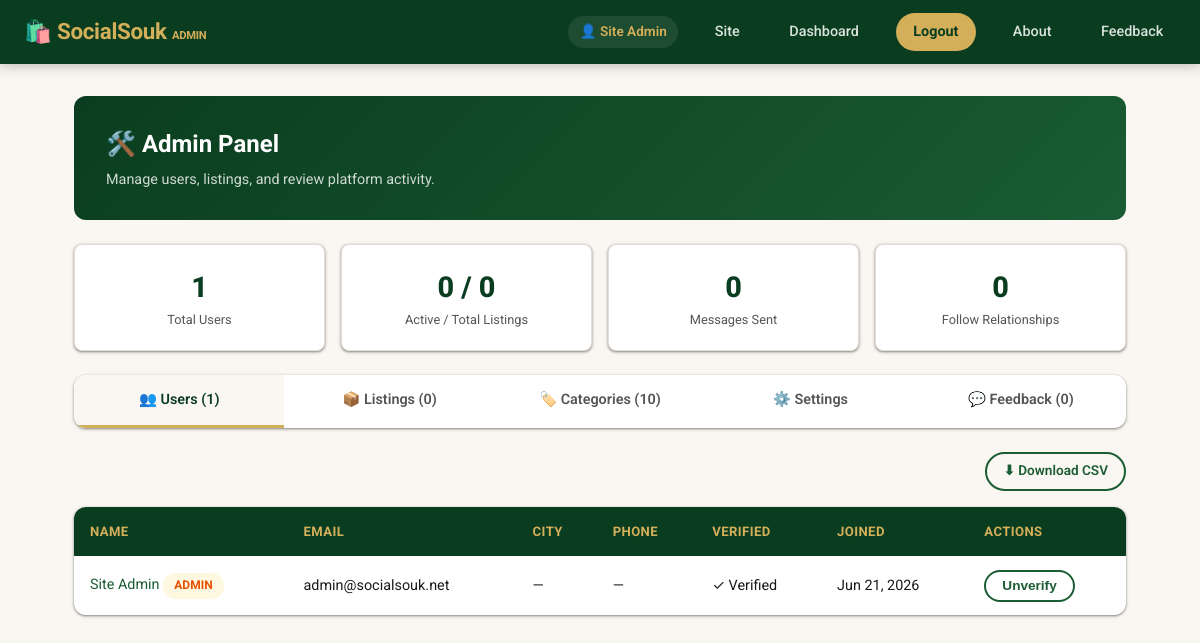
/admin.php (signed in), run on the app's committed database.
### tables this page shows
CREATE TABLE IF NOT EXISTS users (
    id          INT UNSIGNED AUTO_INCREMENT PRIMARY KEY,
    name        VARCHAR(100) NOT NULL,
    email       VARCHAR(150) NOT NULL UNIQUE,
    password    VARCHAR(255) NOT NULL,
    phone       VARCHAR(30),
    city        VARCHAR(100),
    country     VARCHAR(100) DEFAULT 'Pakistan',
    bio         TEXT,
    avatar      VARCHAR(300),
    is_verified TINYINT(1) DEFAULT 0,
    verification_token   VARCHAR(64) NULL,
    verification_expires  DATETIME NULL,
    is_admin    TINYINT(1) DEFAULT 0,
    created_at  TIMESTAMP DEFAULT CURRENT_TIMESTAMP,
    INDEX idx_email (email)
);

### db.php (called while the page is built, shortened)
<?php
function e(string $s): string {
    return htmlspecialchars($s, ENT_QUOTES, 'UTF-8');
}
function auth(): ?array {
    $lastActivity = $_SESSION['last_activity'] ?? time();
    return $_SESSION['user'];
}

### admin.php (the view, shortened to what this page needs)
<?php
require_once __DIR__ . '/db.php';
$user = auth();
$tab = $_GET['tab'] ?? 'users';
$stats = $pdo->query(
    "SELECT (SELECT COUNT(*) FROM users) AS total_users,
            (SELECT COUNT(*) FROM listings) AS total_listings,
            (SELECT COUNT(*) FROM listings WHERE is_active = 1) AS active_listings,
            (SELECT COUNT(*) FROM messages) AS total_messages,
            (SELECT COUNT(*) FROM follows) AS total_follows"
)->fetch();
$users = $pdo->query('SELECT * FROM users ORDER BY created_at DESC')->fetchAll();
$listings = $pdo->query(
    'SELECT l.*, u.name AS seller_name FROM listings l JOIN users u ON u.id = l.user_id ORDER BY l.created_at DESC'
)->fetchAll();
$categories = $pdo->query('SELECT * FROM categories ORDER BY name')->fetchAll();
$feedback = $pdo->query('SELECT * FROM feedback ORDER BY created_at DESC')->fetchAll();
?>
<!DOCTYPE html>
<html lang="en">
<head>
<link rel="stylesheet" href="style.css">
</head>
<body>
<nav class="navbar">
    <a class="nav-brand" href="index.php">🛍️ <?= e(SITE_NAME) ?> <small style="color:var(--gold);font-size:.7rem">ADMIN</small></a>
    <div class="nav-links">
        <span class="nav-user">👤 <?= e($user['name']) ?></span>
        <a href="index.php">Site</a>
        <a href="dashboard.php">Dashboard</a>
        <a href="logout.php" class="nav-btn">Logout</a>
        <a href="about.php">About</a>
        <a href="feedback.php">Feedback</a>
    </div>
</nav>
<div class="dashboard-wrap" style="max-width:1100px">
    <div class="dashboard-header">
        <h2>🛠️ Admin Panel</h2>
        <p>Manage users, listings, and review platform activity.</p>
    </div>
    <div class="stat-cards" style="display:grid;grid-template-columns:repeat(auto-fit,minmax(150px,1fr));gap:1rem;margin-bottom:1.5rem">
        <div class="stat-card" style="background:var(--white);border-radius:var(--radius-sm);padding:1.2rem;box-shadow:var(--shadow);border:1.5px solid var(--border);text-align:center">
            <div style="font-size:1.8rem;font-weight:800;color:var(--green-deep)"><?= (int) $stats['total_users'] ?></div>
            <div style="font-size:.8rem;color:var(--text-mid)">Total Users</div>
        </div>
        <div class="stat-card" style="background:var(--white);border-radius:var(--radius-sm);padding:1.2rem;box-shadow:var(--shadow);border:1.5px solid var(--border);text-align:center">
            <div style="font-size:1.8rem;font-weight:800;color:var(--green-deep)"><?= (int) $stats['active_listings'] ?> / <?= (int) $stats['total_listings'] ?></div>
            <div style="font-size:.8rem;color:var(--text-mid)">Active / Total Listings</div>
        </div>
        <div class="stat-card" style="background:var(--white);border-radius:var(--radius-sm);padding:1.2rem;box-shadow:var(--shadow);border:1.5px solid var(--border);text-align:center">
            <div style="font-size:1.8rem;font-weight:800;color:var(--green-deep)"><?= (int) $stats['total_messages'] ?></div>
            <div style="font-size:.8rem;color:var(--text-mid)">Messages Sent</div>
        </div>
        <div class="stat-card" style="background:var(--white);border-radius:var(--radius-sm);padding:1.2rem;box-shadow:var(--shadow);border:1.5px solid var(--border);text-align:center">
            <div style="font-size:1.8rem;font-weight:800;color:var(--green-deep)"><?= (int) $stats['total_follows'] ?></div>
            <div style="font-size:.8rem;color:var(--text-mid)">Follow Relationships</div>
        </div>
    </div>
    <div class="tabs">
        <a href="?tab=users" class="tab-btn <?= $tab === 'users' ? 'active' : '' ?>" style="text-decoration:none;display:block;text-align:center">👥 Users (<?= count($users) ?>)</a>
        <a href="?tab=listings" class="tab-btn <?= $tab === 'listings' ? 'active' : '' ?>" style="text-decoration:none;display:block;text-align:center">📦 Listings (<?= count($listings) ?>)</a>
        <a href="?tab=categories" class="tab-btn <?= $tab === 'categories' ? 'active' : '' ?>" style="text-decoration:none;display:block;text-align:center">🏷️ Categories (<?= count($categories) ?>)</a>
        <a href="?tab=settings" class="tab-btn <?= $tab === 'settings' ? 'active' : '' ?>" style="text-decoration:none;display:block;text-align:center">⚙️ Settings</a>
        <a href="?tab=feedback" class="tab-btn <?= $tab === 'feedback' ? 'active' : '' ?>" style="text-decoration:none;display:block;text-align:center">💬 Feedback (<?= count($feedback) ?>)</a>
    </div>
    <?php if ($tab === 'listings'): ?>
        <div style="display:flex;justify-content:flex-end;margin-bottom:1rem">
            <a href="?export=listings" class="btn btn-outline btn-sm">⬇ Download CSV</a>
        </div>
        <table class="table">
            <thead><tr><th>Title</th><th>Seller</th><th>Price</th><th>City</th><th>Halal</th><th>Views</th><th>Status</th><th>Actions</th></tr></thead>
            <tbody>
                <?php foreach ($listings as $l): ?>
                <tr>
                    <td><a href="listing.php?id=<?= (int) $l['id'] ?>" target="_blank"><?= e($l['title']) ?></a></td>
                    <td><?= e($l['seller_name']) ?></td>
                    <td><?= $l['price'] > 0 ? '$' . number_format((float) $l['price']) : 'Free/Swap' ?></td>
                    <td><?= e($l['city'] ?: '—') ?></td>
                    <td><?= $l['halal_badge'] ? '✓' : '—' ?></td>
                    <td><?= (int) $l['views'] ?></td>
                    <td><span class="badge <?= $l['is_active'] ? 'badge-active' : 'badge-closed' ?>"><?= $l['is_active'] ? 'Active' : 'Hidden' ?></span></td>
                    <td style="display:flex;gap:.4rem">
                        <a href="edit-listing.php?id=<?= (int) $l['id'] ?>" class="btn btn-sm btn-outline">Edit</a>
                        <form method="post"><input type="hidden" name="_csrf" value="<?= e(csrf()) ?>"><button type="submit" name="toggle_listing" value="<?= (int) $l['id'] ?>" class="btn btn-sm btn-outline"><?= $l['is_active'] ? 'Hide' : 'Show' ?></button></form>
                        <form method="post" onsubmit="return confirm('Delete this listing permanently?')"><input type="hidden" name="_csrf" value="<?= e(csrf()) ?>"><button type="submit" name="delete_listing" value="<?= (int) $l['id'] ?>" class="btn btn-sm btn-outline" style="color:#c00;border-color:#c00">Delete</button></form>
                    </td>
                </tr>
                <?php endforeach; ?>
            </tbody>
        </table>
    <?php else: ?>
        <div style="display:flex;justify-content:flex-end;margin-bottom:1rem">
            <a href="?export=users" class="btn btn-outline btn-sm">⬇ Download CSV</a>
        </div>
        <table class="table">
            <thead><tr><th>Name</th><th>Email</th><th>City</th><th>Phone</th><th>Verified</th><th>Joined</th><th>Actions</th></tr></thead>
            <tbody>
                <?php foreach ($users as $u): ?>
                <tr>
                    <td><a href="profile.php?id=<?= (int) $u['id'] ?>" target="_blank"><?= e($u['name']) ?></a> <?= $u['is_admin'] ? '<span class="badge" style="background:#fff8e1;color:#e65100">Admin</span>' : '' ?></td>
                    <td><?= e($u['email']) ?></td>
                    <td><?= e($u['city'] ?: '—') ?></td>
                    <td><?= e($u['phone'] ?: '—') ?></td>
                    <td><?= $u['is_verified'] ? '✓ Verified' : '—' ?></td>
                    <td><?= date('M j, Y', strtotime($u['created_at'])) ?></td>
                    <td style="display:flex;gap:.4rem">
                        <form method="post"><input type="hidden" name="_csrf" value="<?= e(csrf()) ?>"><button type="submit" name="toggle_verify" value="<?= (int) $u['id'] ?>" class="btn btn-sm btn-outline"><?= $u['is_verified'] ? 'Unverify' : 'Verify' ?></button></form>
                    </td>
                </tr>
                <?php endforeach; ?>
            </tbody>
        </table>
    <?php endif; ?>
</div>
</body>
</html>

### style.css (style rules this page uses)
:root { --green-deep: #0a3d1f; --green-mid: #1a5c33; --green-light: #2d7a4a; --gold: #d4af5a; --gold-dark: #b8973b; --gold-light: #f0d78a; --cream: #faf7f2; --white: #ffffff; --text: #1a1a1a; --text-mid: #555; --text-light: #888; --border: #e2ddd6; --shadow: 0 1px 2px rgba(0,0,0,.30), 0 1px 3px 1px rgba(0,0,0,.15); --shadow-lg: 0 1px 3px rgba(0,0,0,.30), 0 4px 8px 3px rgba(0,0,0,.15); --radius-sm: 8px; --radius: 12px; --radius-lg: 16px; --radius-full: 999px; --transition: .2s cubic-bezier(.4,0,.2,1); }
*, *::before, *::after { box-sizing: border-box; margin: 0; padding: 0; }
body { font-family: 'Roboto', 'Segoe UI', system-ui, -apple-system, sans-serif; background: var(--cream); color: var(--text); line-height: 1.6; }
a { color: var(--green-mid); text-decoration: none; }
.navbar { background: var(--green-deep); padding: 0 1.5rem; display: flex; align-items: center; justify-content: space-between; height: 64px; position: sticky; top: 0; z-index: 100; box-shadow: 0 2px 12px rgba(0,0,0,.25); }
.nav-brand { font-size: 1.4rem; font-weight: 700; color: var(--gold); letter-spacing: -.3px; }
.nav-links { display: flex; align-items: center; gap: 1.5rem; }
.nav-links a { color: rgba(255,255,255,.85); font-size: .9rem; font-weight: 500; padding: .4rem .8rem; border-radius: 6px; transition: var(--transition); }
.nav-btn { background: var(--gold) !important; color: var(--green-deep) !important; font-weight: 700 !important; padding: .45rem 1.1rem !important; border-radius: 20px !important; }
.nav-user { display: inline-flex; align-items: center; gap: .3rem; color: var(--gold); font-size: .85rem; font-weight: 600; padding: .35rem .7rem; background: rgba(255,255,255,.08); border-radius: var(--radius-full); white-space: nowrap; max-width: 160px; overflow: hidden; text-overflow: ellipsis; }
.btn { display: inline-flex; align-items: center; gap: .4rem; padding: .7rem 1.6rem; border-radius: 25px; font-size: .95rem; font-weight: 600; cursor: pointer; border: none; transition: var(--transition); text-decoration: none; }
.btn-outline { background: transparent; color: var(--green-mid); border: 2px solid var(--green-mid); }
.btn-sm { padding: .4rem 1rem; font-size: .85rem; }
.dashboard-wrap { max-width: 1000px; margin: 2rem auto; padding: 0 1.5rem; }
.dashboard-header { background: linear-gradient(135deg, var(--green-deep), var(--green-mid)); color: var(--white); border-radius: var(--radius); padding: 1.8rem 2rem; margin-bottom: 1.5rem; }
.dashboard-header h2 { font-size: 1.5rem; font-weight: 700; }
.dashboard-header p { opacity: .8; font-size: .9rem; margin-top: .3rem; }
.tabs { display: flex; gap: 0; background: var(--white); border-radius: var(--radius); overflow: hidden; box-shadow: var(--shadow); margin-bottom: 1.5rem; }
.tab-btn { flex: 1; padding: .85rem; font-size: .9rem; font-weight: 600; background: none; border: none; cursor: pointer; color: var(--text-mid); border-bottom: 3px solid transparent; transition: var(--transition); }
.tab-btn.active { color: var(--green-deep); border-bottom-color: var(--gold); background: var(--cream); }
.table { width: 100%; border-collapse: collapse; background: var(--white); border-radius: var(--radius); overflow: hidden; box-shadow: var(--shadow); }
.table th { background: var(--green-deep); color: var(--gold); padding: .9rem 1rem; text-align: left; font-size: .82rem; text-transform: uppercase; letter-spacing: .4px; }
.table td { padding: .85rem 1rem; border-bottom: 1px solid var(--border); font-size: .9rem; }
.table tr:last-child td { border-bottom: none; }
.badge { display: inline-block; padding: .2rem .7rem; border-radius: 12px; font-size: .75rem; font-weight: 700; text-transform: uppercase; }
.nav-brand { min-width: 0; overflow: hidden; text-overflow: ellipsis; white-space: nowrap; }

### data on the page
users: name "Site Admin", is_admin "ADMIN", email "admin@socialsouk.net", city "—", phone "—", is_verified "✓ Verified", created_at "Jun 21, 2026", $u['id'] 1 (drawn)

### other printed values
SITE_NAME "SocialSouk"
$stats['total_users'] "1"
$stats['active_listings'] "0"
$stats['total_listings'] "0"
$stats['total_messages'] "0"
$stats['total_follows'] "0"
count($users) "1"
count($listings) "0"
count($categories) "10"
count($feedback) "0"
